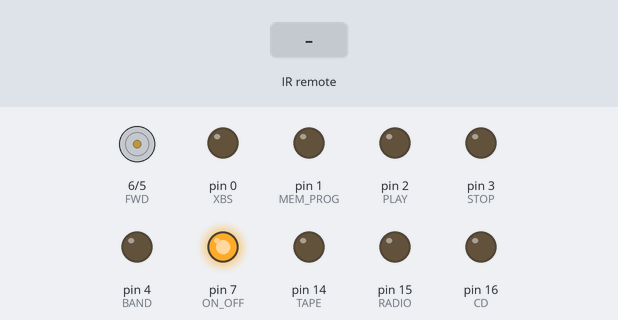
The sketch below on a simulated Arduino Uno, built with avr-gcc and run on an emulated ATmega328P. Parts: motor-driver pin pairs drawn as motors (green arrow = first pin HIGH = forward, orange = second pin HIGH = backward, longer = more drive), output pins drawn as LEDs (lit = HIGH). The test bench sets the inputs (shaded band).

Above: at 1.2 s.
1.3 s: infrared code 0xFF00FF received
At 1.7 s:
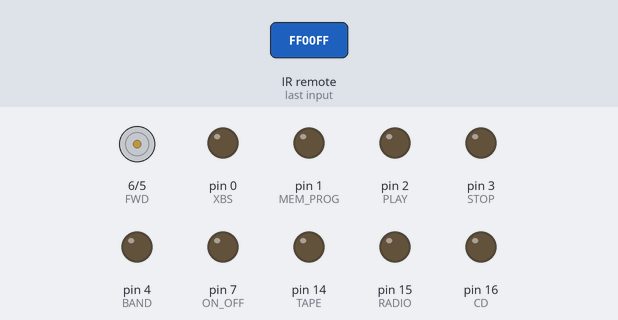
2.8 s: infrared code 0xFF10EF received
At 3.5 s:
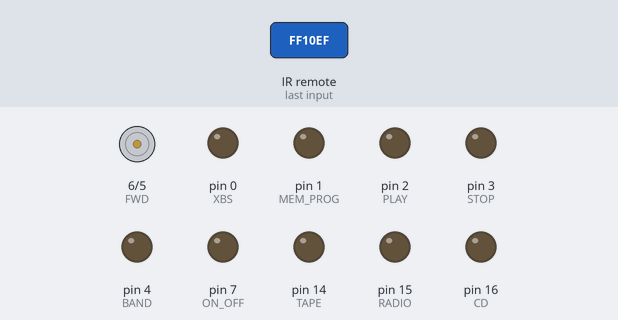
4.3 s: infrared code 0xFFA05F received
At 5.2 s:
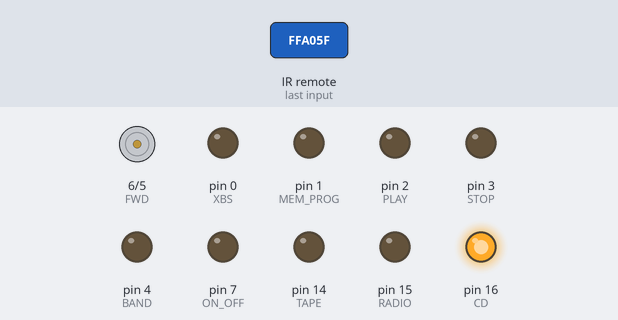
5.8 s: infrared code 0xFFE01F received
At 7.0 s:
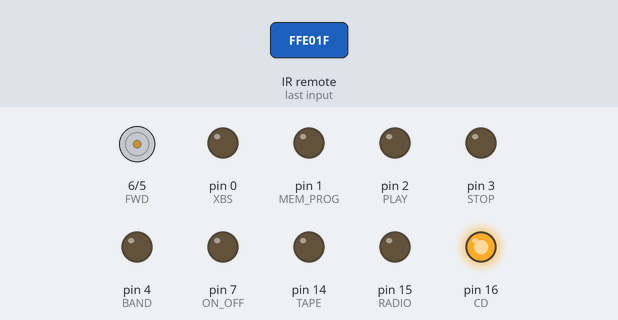
7.3 s: infrared code 0xFF30CF received
At 8.1 s:
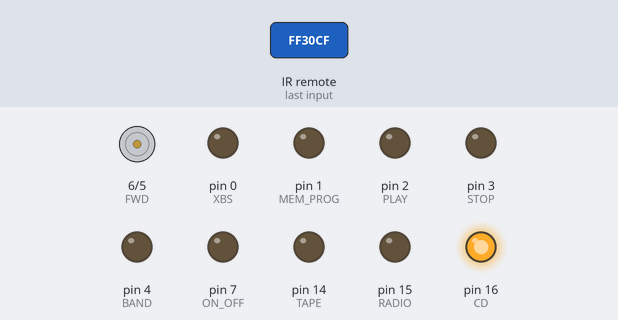
8.8 s: infrared code 0xFF38C7 received
At 9.3 s:
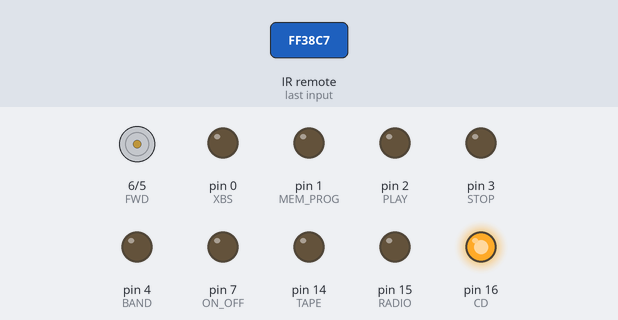
Timing chart, 0 to 11.3 s (numbered marks = the images above; inputs shaded):
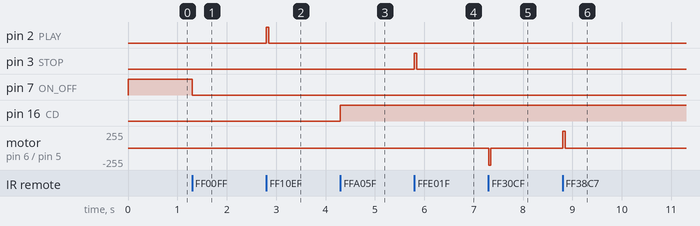

Measured:
- after the input at 1.3 s, pin 7 (ON_OFF): HIGH → LOW at once
- after the input at 2.8 s, pin 2 (PLAY): LOW → HIGH at once, → LOW 0.05 s later
- after the input at 4.3 s, pin 16 (CD): LOW → HIGH at once
- after the input at 5.8 s, pin 3 (STOP): LOW → HIGH at once, → LOW 0.05 s later
- after the input at 7.3 s, motor on pin 6 (FWD) / pin 5 (REV): stopped → backward 255/255 at once, → stopped 0.05 s later
- after the input at 8.8 s, motor on pin 6 (FWD) / pin 5 (REV): stopped → forward 255/255 at once, → stopped 0.05 s later

The sketch:

pilot.ino
```cpp
#include <IRremote.h>

int RECV_PIN = A5; //PC5
IRrecv irrecv(RECV_PIN);
decode_results results;

int ON_OFF = 7; //PD7
int XBS = 0; //PD0
int MEM_PROG = 1; //PD1
int PLAY = 2; //PD2
int STOP = 3; //PD3
int BAND = 4; //PD4
int REV = 5; //PD5
int FWD = 6; //PD6

int TAPE = 0; //PC0
int RADIO = 1; //PC1
int CD = 2; //PC2

int current_state = 1; //TAPE = 0, RADIO = 1, CD = 2

int MUX_A = 0; //PB0
int MUX_B = 1; //PB1

int x = 50;

void setup()
{
  DDRD |= 255;
  DDRB |= (1<<MUX_A) | (MUX_B);
  DDRC |= (1<<TAPE) | (1<<RADIO) | (1<<CD);
  PORTD |= (1<<ON_OFF);
  PORTC &= ~(1<<TAPE) & ~(1<<RADIO) & ~(1<<CD);
  irrecv.enableIRIn();
}

void loop() {
  if (irrecv.decode(&results)) {

    switch(results.value){
      /*1 ON_OFF*/ case 0xFF00FF:
      PORTD ^= (1<<ON_OFF);
      if(PIND & (1<<ON_OFF))
        set_state();
      break;
      /*2 PLAY*/ case 0xFF10EF:
      PORTD |= (1<<PLAY); delay(x); PORTD &= ~(1<<PLAY);
      break;
      /*3 SWITCH_FWD*/ case 0xFFA05F:
      current_state = (current_state + 1)%3;
      set_state();
      break;
      /*4 STOP*/ case 0xFFE01F:
      PORTD |= (1<<STOP); delay(x); PORTD &= ~(1<<STOP);
      break;
      /*5 REV*/ case 0xFF30CF:
      PORTD |= (1<<REV); delay(x); PORTD &= ~(1<<REV);
      break;
      /*6 FWD*/ case 0xFF38C7:
      PORTD |= (1<<FWD); delay(x); PORTD &= ~(1<<FWD);
      break;
      /*7 BAND*/ case 0xFF708F:
      PORTD |= (1<<BAND); delay(x); PORTD &= ~(1<<BAND);
      break;
      /*8 SWITCH_REV*/ case 0xFF40BF:
      current_state = (3 + current_state - 1)%3;
      set_state();
      break;
      /*9 MEM_PROG*/ case 0xFF58A7:
      PORTD |= (1<<MEM_PROG); delay(x); PORTD &= ~(1<<MEM_PROG);
      break;
      /*10 XBS*/ case 0xFFC03F:
      PORTD |= (1<<XBS); delay(x); PORTD &= ~(1<<XBS);
      break;
    }

    irrecv.resume();
  }
}

void set_state(){
  if(current_state == 0){
    PORTC &= ~(1<<RADIO);
    PORTC &= ~(1<<CD);
    PORTC |= (1<<TAPE);
  }
  else if(current_state == 1){
    PORTC &= ~(1<<TAPE);
    PORTC &= ~(1<<CD);
    PORTC |= (1<<RADIO);
  }
  else{
    PORTC &= ~(1<<TAPE);
    PORTC &= ~(1<<RADIO);
    PORTC |= (1<<CD);
  }
}
```
